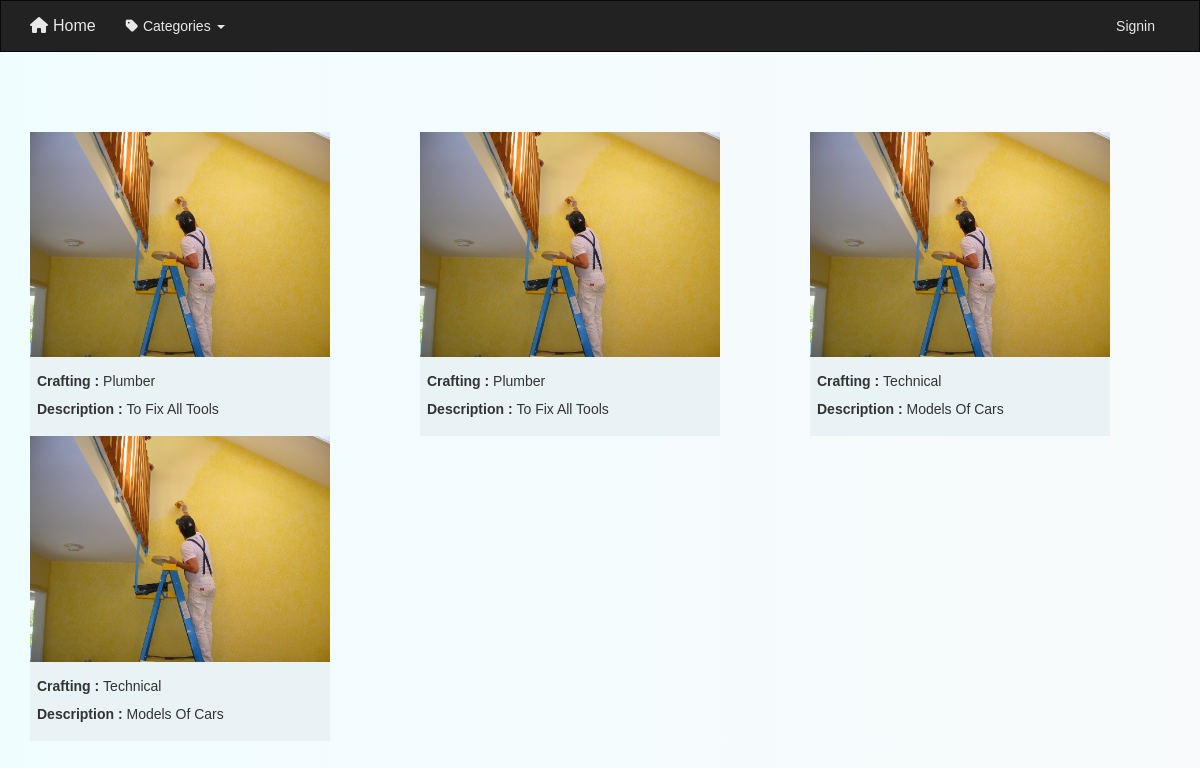
The app's page /Paints.php with its own data.
### tables this page shows
CREATE TABLE `craftsmen` (
  `Craft_ID` int(11) NOT NULL,
  `Craft_age` int(11) NOT NULL,
  `Craft_Phone` int(11) NOT NULL,
  `Crafting_name` varchar(255) NOT NULL,
  `Craft_description` text NOT NULL,
  `Craft_locations` varchar(255) NOT NULL,
  `user_id` int(11) NOT NULL,
  `cat_id` int(11) NOT NULL
);

### Paints.php (the view, shortened to what this page needs)
<?php
include("init.php");
?>
<div class="container">
	<div class="row sant">
		<?php
			$stmt = $db->prepare("SELECT * FROM `craftsmen` WHERE `cat_id` = 6 ");
			$stmt->execute();
			$fetchs = $stmt->fetchAll();
			foreach($fetchs as $fetch){
				?>
				<div class='col-md-4 col-sm-6 '>
					<div class="card" >
					  <img class="img-fluid" alt="Responsive image" src="layout/img/pany.jpg" alt="Card image cap" width="300px">
					  <div class="card-body">
						    <h5 class="card-title">
						    	<span>Crafting : </span><?php echo $fetch['Crafting_name'];?>
							</h5>
						    <p class="card-text">
						    <span> Description : </span> <?php echo $fetch['Craft_description'];?></p>
					  </div>
					</div>
				</div>
				<?php
			}
		?>
	</div>
</div>
<?php
include($tpl."footer.php");

### layout/css/style.css (style rules this page uses)
* { margin: 0; padding: 0; list-style: none; font-family: 'Ubuntu', sans-serif; box-sizing: border-box; text-decoration: none; }
body { background: -webkit-linear-gradient(left, #f0fdff, #f8fafb); text-transform: capitalize; overflow-x: hidden; }
.sant { margin-top: 80px; }
.card-body { background-color: #e9f3f5; padding: 7px; max-width: 300px; }
.card-body span { font-weight: bold; }

### records on screen
craftsmen: Crafting_name "Plumber", Craft_description "To Fix All Tools"
craftsmen: Crafting_name "Plumber", Craft_description "To Fix All Tools"
craftsmen: Crafting_name "Technical", Craft_description "Models Of Cars"
craftsmen: Crafting_name "Technical", Craft_description "Models Of Cars"
